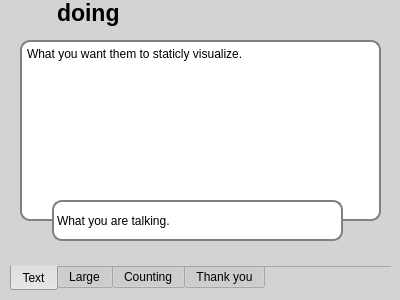
<?xml version="1.0" encoding="UTF-8"?>
<ui version="4.0">
 <class>QtApp</class>
 <widget class="QMainWindow" name="QtApp">
  <property name="geometry">
   <rect>
    <x>0</x>
    <y>0</y>
    <width>400</width>
    <height>300</height>
   </rect>
  </property>
  <property name="minimumSize">
   <size>
    <width>400</width>
    <height>300</height>
   </size>
  </property>
  <property name="maximumSize">
   <size>
    <width>400</width>
    <height>300</height>
   </size>
  </property>
  <property name="windowTitle">
   <string>Film Talk</string>
  </property>
  <property name="windowIcon">
   <iconset resource="res.qrc">
    <normaloff>:/pictures/Film_Talk_1.png</normaloff>:/pictures/Film_Talk_1.png</iconset>
  </property>
  <property name="styleSheet">
   <string notr="true">
	background-color: lightgray;
    border-radius: 10px;</string>
  </property>
  <widget class="QWidget" name="centralWidget">
   <widget class="QTabWidget" name="tabWidget">
    <property name="geometry">
     <rect>
      <x>10</x>
      <y>30</y>
      <width>381</width>
      <height>261</height>
     </rect>
    </property>
    <property name="styleSheet">
     <string notr="true"/>
    </property>
    <property name="tabPosition">
     <enum>QTabWidget::South</enum>
    </property>
    <property name="tabShape">
     <enum>QTabWidget::Rounded</enum>
    </property>
    <property name="currentIndex">
     <number>0</number>
    </property>
    <property name="documentMode">
     <bool>true</bool>
    </property>
    <property name="tabsClosable">
     <bool>false</bool>
    </property>
    <property name="movable">
     <bool>true</bool>
    </property>
    <widget class="QWidget" name="tab">
     <attribute name="title">
      <string>Text</string>
     </attribute>
     <widget class="QPlainTextEdit" name="plainTextEdit_2">
      <property name="geometry">
       <rect>
        <x>10</x>
        <y>10</y>
        <width>361</width>
        <height>181</height>
       </rect>
      </property>
      <property name="styleSheet">
       <string notr="true">
     border: 2px solid gray;
     border-radius: 10px;
     padding: 0.8px;
     background: #ffffff;
selection-background-color: rgb(237, 237, 237);
selection-color: rgb(0, 0, 0);
	 font: 75 14pt &quot;Cantarell&quot;;
 </string>
      </property>
      <property name="frameShape">
       <enum>QFrame::Panel</enum>
      </property>
      <property name="frameShadow">
       <enum>QFrame::Raised</enum>
      </property>
      <property name="verticalScrollBarPolicy">
       <enum>Qt::ScrollBarAlwaysOff</enum>
      </property>
      <property name="plainText">
       <string>What you want them to staticly visualize.</string>
      </property>
     </widget>
     <widget class="QLineEdit" name="lineEdit_5">
      <property name="geometry">
       <rect>
        <x>42</x>
        <y>170</y>
        <width>291</width>
        <height>41</height>
       </rect>
      </property>
      <property name="styleSheet">
       <string notr="true">
     border: 2px solid gray;
     border-radius: 10px;
     padding: 0.8px;
     background: #ffffff;
     selection-background-color: rgb(237, 237, 237);
selection-color: rgb(0, 0, 0);
	 font: 75 17pt &quot;Cantarell&quot;;
 </string>
      </property>
      <property name="text">
       <string>What you are talking.</string>
      </property>
     </widget>
    </widget>
    <widget class="QWidget" name="Large">
     <attribute name="title">
      <string>Large</string>
     </attribute>
     <widget class="QLineEdit" name="lineEdit_4">
      <property name="geometry">
       <rect>
        <x>0</x>
        <y>10</y>
        <width>381</width>
        <height>201</height>
       </rect>
      </property>
      <property name="styleSheet">
       <string notr="true">QLineEdit {
     border: 2px solid gray;
     border-radius: 10px;
     padding: 0.8px;
     background: #ffffff;
selection-background-color: rgb(237, 237, 237);
selection-color: rgb(0, 0, 0);
	 font: 75 97pt &quot;Cantarell&quot;;
 }</string>
      </property>
      <property name="text">
       <string>Large</string>
      </property>
     </widget>
    </widget>
    <widget class="QWidget" name="">
     <attribute name="title">
      <string>Counting</string>
     </attribute>
     <widget class="QLabel" name="label_2">
      <property name="geometry">
       <rect>
        <x>30</x>
        <y>180</y>
        <width>151</width>
        <height>31</height>
       </rect>
      </property>
      <property name="styleSheet">
       <string notr="true">background-color: rgba(255, 255, 255, 0);
font: 75 11pt &quot;Cantarell&quot;;</string>
      </property>
      <property name="text">
       <string>ex: Step, Top, Fact, etc.</string>
      </property>
     </widget>
     <widget class="QLineEdit" name="Numbr">
      <property name="geometry">
       <rect>
        <x>200</x>
        <y>60</y>
        <width>161</width>
        <height>111</height>
       </rect>
      </property>
      <property name="styleSheet">
       <string notr="true">QLineEdit {
     border: 2px solid gray;
     border-radius: 10px;
     padding: 0.8px;
     background: #ffffff;
     selection-background-color: darkgray;
	 font: 75 97pt &quot;Cantarell&quot;;
selection-background-color: rgb(237, 237, 237);
selection-color: rgb(0, 0, 0);
 }</string>
      </property>
      <property name="text">
       <string>0</string>
      </property>
      <property name="readOnly">
       <bool>true</bool>
      </property>
     </widget>
     <widget class="QLineEdit" name="lineEdit">
      <property name="geometry">
       <rect>
        <x>20</x>
        <y>60</y>
        <width>171</width>
        <height>111</height>
       </rect>
      </property>
      <property name="styleSheet">
       <string notr="true">QLineEdit {
     border: 2px solid gray;
     border-radius: 10px;
     padding: 0.8px;
     background: #ffffff;
     selection-background-color: darkgray;
	 font: 75 40pt &quot;Cantarell&quot;;
selection-background-color: rgb(237, 237, 237);
selection-color: rgb(0, 0, 0);
 }</string>
      </property>
      <property name="text">
       <string>Step</string>
      </property>
     </widget>
     <widget class="QPushButton" name="MoreBtn">
      <property name="geometry">
       <rect>
        <x>290</x>
        <y>180</y>
        <width>71</width>
        <height>28</height>
       </rect>
      </property>
      <property name="styleSheet">
       <string notr="true">background-color: gray;
border-radius: 14px;
</string>
      </property>
      <property name="text">
       <string>+1</string>
      </property>
      <property name="shortcut">
       <string>+</string>
      </property>
     </widget>
     <widget class="QPushButton" name="LessBtn">
      <property name="geometry">
       <rect>
        <x>200</x>
        <y>180</y>
        <width>71</width>
        <height>28</height>
       </rect>
      </property>
      <property name="styleSheet">
       <string notr="true">background-color: gray;
border-radius: 14px;</string>
      </property>
      <property name="text">
       <string>-1</string>
      </property>
      <property name="shortcut">
       <string>-</string>
      </property>
     </widget>
     <widget class="QLineEdit" name="lineEdit_3">
      <property name="geometry">
       <rect>
        <x>20</x>
        <y>10</y>
        <width>341</width>
        <height>41</height>
       </rect>
      </property>
      <property name="styleSheet">
       <string notr="true">QLineEdit {
     border: 2px solid gray;
     border-radius: 10px;
     padding: 0.8px;
     background: #ffffff;
     selection-background-color: darkgray;
	 font: 75 17pt &quot;Cantarell&quot;;
selection-background-color: rgb(237, 237, 237);
selection-color: rgb(0, 0, 0);
 }</string>
      </property>
      <property name="text">
       <string>Topic of the step</string>
      </property>
     </widget>
    </widget>
    <widget class="QWidget" name="tab_2">
     <attribute name="title">
      <string>Thank you</string>
     </attribute>
     <widget class="QPlainTextEdit" name="plainTextEdit">
      <property name="geometry">
       <rect>
        <x>10</x>
        <y>120</y>
        <width>361</width>
        <height>51</height>
       </rect>
      </property>
      <property name="styleSheet">
       <string notr="true">border: 2px solid gray;
     border-radius: 10px;
     padding: 0.8px;
     background: #ffffff;
     selection-background-color: rgb(237, 237, 237);
selection-color: rgb(0, 0, 0);
	 font: 75 17pt &quot;Cantarell&quot;;</string>
      </property>
      <property name="verticalScrollBarPolicy">
       <enum>Qt::ScrollBarAlwaysOff</enum>
      </property>
      <property name="plainText">
       <string>Personal Message</string>
      </property>
     </widget>
     <widget class="QLabel" name="label_3">
      <property name="geometry">
       <rect>
        <x>20</x>
        <y>30</y>
        <width>341</width>
        <height>101</height>
       </rect>
      </property>
      <property name="styleSheet">
       <string notr="true">font: 75 49pt &quot;Cantarell&quot;;
border: 2px solid gray;
     border-radius: 10px;
background-color: rgb(255, 255, 255);
selection-background-color: rgb(237, 237, 237);
selection-color: rgb(0, 0, 0);</string>
      </property>
      <property name="text">
       <string>Thank you!</string>
      </property>
      <property name="textInteractionFlags">
       <set>Qt::LinksAccessibleByKeyboard|Qt::LinksAccessibleByMouse|Qt::TextBrowserInteraction|Qt::TextEditable|Qt::TextEditorInteraction|Qt::TextSelectableByKeyboard|Qt::TextSelectableByMouse</set>
      </property>
     </widget>
     <widget class="QLineEdit" name="lineEdit_2">
      <property name="geometry">
       <rect>
        <x>40</x>
        <y>180</y>
        <width>301</width>
        <height>31</height>
       </rect>
      </property>
      <property name="styleSheet">
       <string notr="true">border: 2px solid gray;
     border-radius: 10px;
     padding: 0.8px;
     background: #ffffff;
    selection-background-color: rgb(237, 237, 237);
selection-color: rgb(0, 0, 0);
	 font: 75 17pt &quot;Cantarell&quot;;
font: 75 14pt &quot;Courier 10 Pitch&quot;;</string>
      </property>
      <property name="text">
       <string>Website</string>
      </property>
     </widget>
     <zorder>plainTextEdit</zorder>
     <zorder>lineEdit_2</zorder>
     <zorder>textEdit_3</zorder>
     <zorder>label_3</zorder>
    </widget>
   </widget>
   <widget class="QPlainTextEdit" name="plainTextEdit_2">
    <property name="geometry">
     <rect>
      <x>53</x>
      <y>0</y>
      <width>291</width>
      <height>31</height>
     </rect>
    </property>
    <property name="styleSheet">
     <string notr="true"> font-size:17pt; font-weight:600;
font: 63 17pt &quot;FreeSans&quot;;
selection-background-color: rgb(237, 237, 237);
selection-color: rgb(0, 0, 0);</string>
    </property>
    <property name="verticalScrollBarPolicy">
     <enum>Qt::ScrollBarAlwaysOff</enum>
    </property>
    <property name="plainText">
     <string>Name of what you are doing</string>
    </property>
   </widget>
  </widget>
 </widget>
 <layoutdefault spacing="6" margin="11"/>
 <resources>
  <include location="res.qrc"/>
 </resources>
 <connections/>
</ui>
